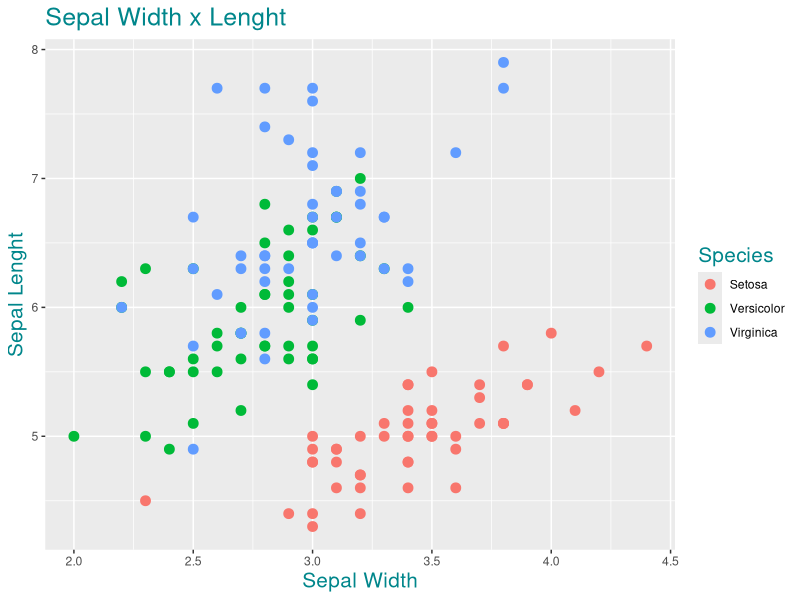
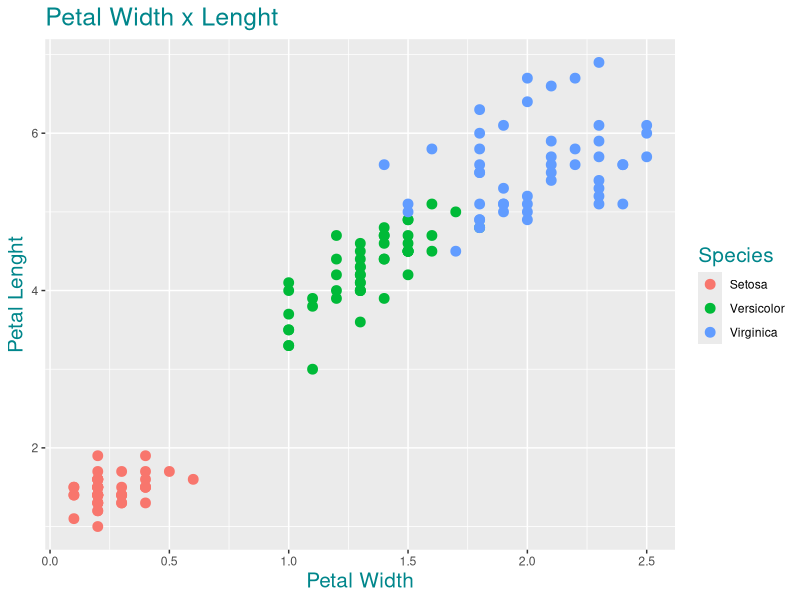
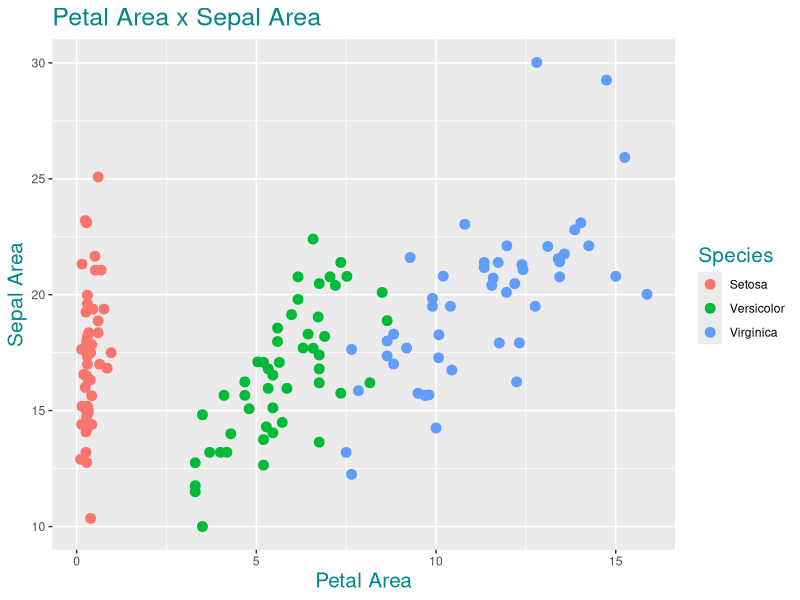

The R source for these figures, in order:
#Power BI and R Integration on Iris Dataset - by Douglas Rocha

#Package installation
install.packages("stringr") #for capitalization
install.packages("ggplot2") #for plotting


#Dataset loading - to be used on Step #1 Get Data
dataset <- iris


#Capitalization - to be used on Step #2 Transforming Data
library(stringr)
dataset$Species <- str_to_title(dataset$Species)


#Creating Area Columns - to be used on Step #3 Creating Calculated Columns
dataset$Sepal.Area <- dataset$Sepal.Length * dataset$Sepal.Width
dataset$Petal.Area <- dataset$Petal.Length * dataset$Petal.Width


#Creating Plots - to be used on Step #4 R Plots on Power BI
library(ggplot2)

#Sepal WxL
ggplot(data = dataset, aes(x = Sepal.Width, y = Sepal.Length)) +
  geom_point(aes(color = Species), size = 3) +
  ggtitle("Sepal Width x Lenght") +
  labs(x = "Sepal Width", 
       y = "Sepal Lenght") +
  theme(title = element_text(size = 15, color = "turquoise4"))

#Petal WxL
ggplot(data = dataset, aes(x = Petal.Width, y = Petal.Length)) +
  geom_point(aes(color = Species), size = 3) +
  ggtitle("Petal Width x Lenght") +
  labs(x = "Petal Width", 
       y = "Petal Lenght") +
  theme(title = element_text(size = 15, color = "turquoise4"))

#Area PetalxSepal
ggplot(data = dataset, aes(x = Petal.Area, y = Sepal.Area)) +
  geom_point(aes(color = Species), size = 3) +
  ggtitle("Petal Area x Sepal Area") +
  labs(x = "Petal Area", 
       y = "Sepal Area") +
  theme(title = element_text(size = 15, color = "turquoise4"))